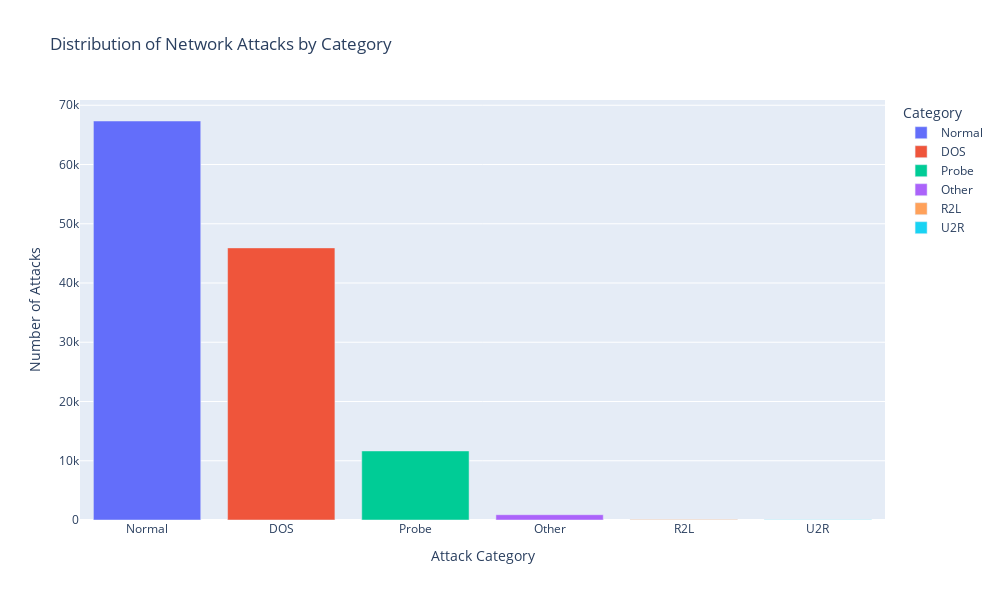

Notebook cell for this chart:
### Code cell
import plotly.express as px

# Create a summary of attacks by category
attack_summary = df['attack_category'].value_counts().reset_index()
attack_summary.columns = ['Category', 'Count']

# Create a bar chart of attack distribution
fig = px.bar(attack_summary, 
             x='Category', 
             y='Count',
             color='Category',
             title='Distribution of Network Attacks by Category',
             color_continuous_scale='Viridis')

fig.update_layout(
    xaxis_title="Attack Category",
    yaxis_title="Number of Attacks",
    showlegend=True,
    width=1000,
    height=600
)

fig.show()

### Figure 1 — Plotly figure (JSON) as saved in the notebook; plotly's stock layout.template omitted (floating-point values rounded to 4 significant figures)
{"data": [{"alignmentgroup": "True", "hovertemplate": "Category=%{x}<br>Count=%{y}<extra></extra>", "legendgroup": "Normal", "marker": {"color": "#636efa", "pattern": {"shape": ""}}, "name": "Normal", "offsetgroup": "Normal", "orientation": "v", "showlegend": true, "textposition": "auto", "type": "bar", "x": ["Normal"], "xaxis": "x", "y": [67342], "yaxis": "y"}, {"alignmentgroup": "True", "hovertemplate": "Category=%{x}<br>Count=%{y}<extra></extra>", "legendgroup": "DOS", "marker": {"color": "#EF553B", "pattern": {"shape": ""}}, "name": "DOS", "offsetgroup": "DOS", "orientation": "v", "showlegend": true, "textposition": "auto", "type": "bar", "x": ["DOS"], "xaxis": "x", "y": [45927], "yaxis": "y"}, {"alignmentgroup": "True", "hovertemplate": "Category=%{x}<br>Count=%{y}<extra></extra>", "legendgroup": "Probe", "marker": {"color": "#00cc96", "pattern": {"shape": ""}}, "name": "Probe", "offsetgroup": "Probe", "orientation": "v", "showlegend": true, "textposition": "auto", "type": "bar", "x": ["Probe"], "xaxis": "x", "y": [11656], "yaxis": "y"}, {"alignmentgroup": "True", "hovertemplate": "Category=%{x}<br>Count=%{y}<extra></extra>", "legendgroup": "Other", "marker": {"color": "#ab63fa", "pattern": {"shape": ""}}, "name": "Other", "offsetgroup": "Other", "orientation": "v", "showlegend": true, "textposition": "auto", "type": "bar", "x": ["Other"], "xaxis": "x", "y": [892], "yaxis": "y"}, {"alignmentgroup": "True", "hovertemplate": "Category=%{x}<br>Count=%{y}<extra></extra>", "legendgroup": "R2L", "marker": {"color": "#FFA15A", "pattern": {"shape": ""}}, "name": "R2L", "offsetgroup": "R2L", "orientation": "v", "showlegend": true, "textposition": "auto", "type": "bar", "x": ["R2L"], "xaxis": "x", "y": [103], "yaxis": "y"}, {"alignmentgroup": "True", "hovertemplate": "Category=%{x}<br>Count=%{y}<extra></extra>", "legendgroup": "U2R", "marker": {"color": "#19d3f3", "pattern": {"shape": ""}}, "name": "U2R", "offsetgroup": "U2R", "orientation": "v", "showlegend": true, "textposition": "auto", "type": "bar", "x": ["U2R"], "xaxis": "x", "y": [52], "yaxis": "y"}], "layout": {"barmode": "relative", "height": 600, "legend": {"title": {"text": "Category"}, "tracegroupgap": 0}, "showlegend": true, "title": {"text": "Distribution of Network Attacks by Category"}, "width": 1000, "xaxis": {"anchor": "y", "categoryarray": ["Normal", "DOS", "Probe", "Other", "R2L", "U2R"], "categoryorder": "array", "domain": [0, 1], "title": {"text": "Attack Category"}}, "yaxis": {"anchor": "x", "domain": [0, 1], "title": {"text": "Number of Attacks"}}}}
